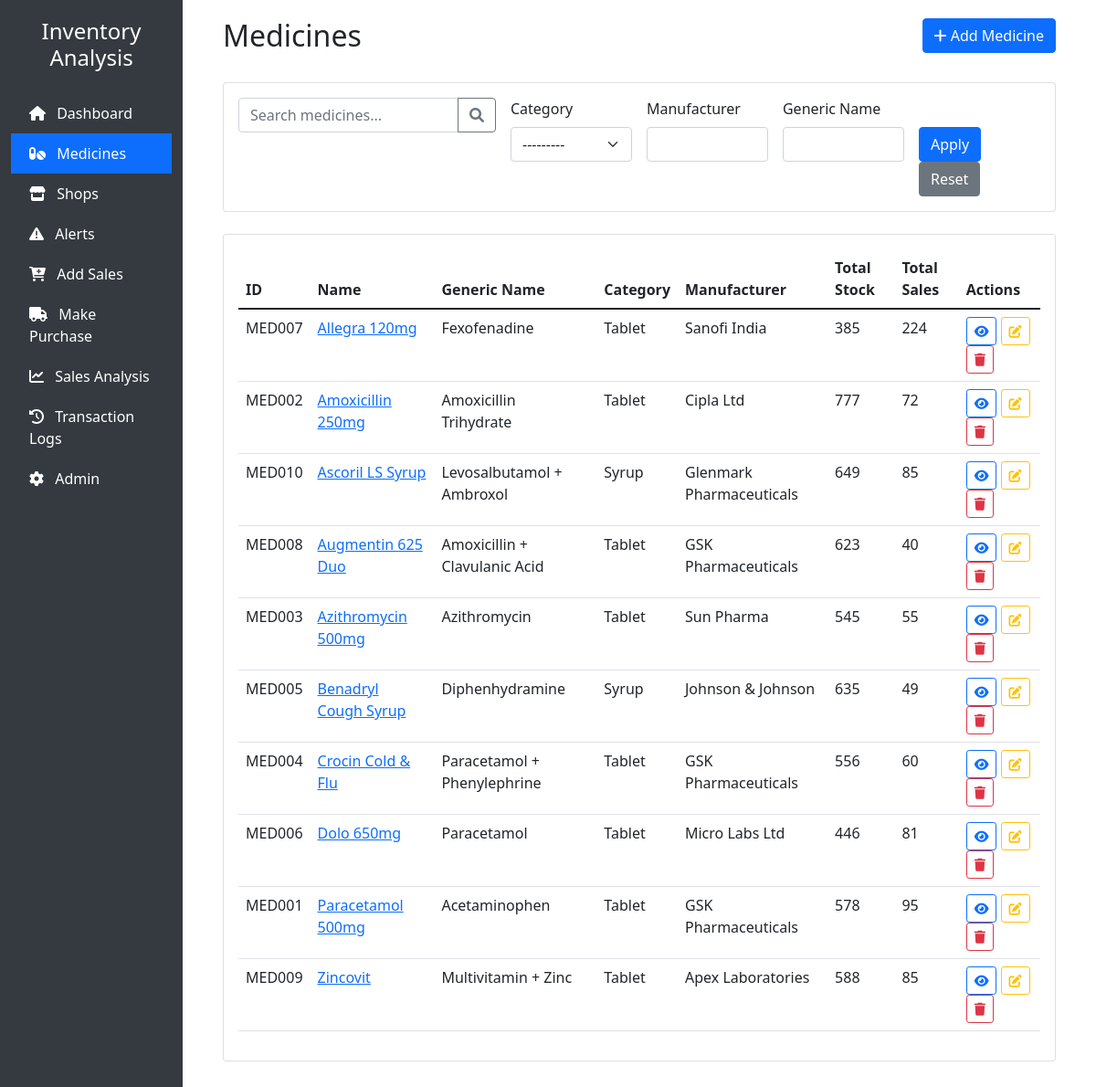
Screenshot of /medicines/ with the database file from the repository.
### inventory/models.py (models this page shows, shortened)
class Medicine(models.Model):
    CATEGORY_CHOICES = [
        ('tablet', 'Tablet'),
        ('syrup', 'Syrup'),
        ('injection', 'Injection'),
        ('cream', 'Cream'),
        ('drops', 'Drops'),
    ]
    primary_id = models.CharField(
        max_length=10,
        primary_key=True,
        validators=[
            RegexValidator(
                regex=r'^MED\d{3}$',  # Use raw string for regex
                message='Medicine ID must be in format MED001'
            )
        ]
    )
    name = models.CharField(max_length=100)
    generic_name = models.CharField(max_length=100)
    manufacturer = models.CharField(max_length=100)
    category = models.CharField(max_length=50, choices=CATEGORY_CHOICES)
    description = models.TextField(blank=True)
    side_effects = models.TextField(blank=True)
    created_at = models.DateTimeField(auto_now_add=True)
    updated_at = models.DateTimeField(auto_now=True)
    class Meta:
        ordering = ['name']
        indexes = [
            models.Index(fields=['name']),
            models.Index(fields=['manufacturer']),
        ]
        verbose_name = "Medicine"
        verbose_name_plural = "Medicines"
    @property
    def total_stock(self):
        result = self.medicinestock_set.aggregate(total=Sum('quantity'))
        return result.get('total', 0)  # Return 0 if 'total' is None
    @property
    def total_sales(self):
        result = self.medicinesale_set.aggregate(total=Sum('quantity'))
        return result.get('total', 0)  # Return 0 if 'total' is None

### inventory/views.py (the view)
# urls.py: path('medicines/', views.medicine_list, name='medicine_list'),
def medicine_list(request):
    medicines = Medicine.objects.all()
    medicine_filter = MedicineFilter(request.GET, queryset=medicines)
    search_query = request.GET.get('search')
    if search_query:
        medicine_filter.qs = medicine_filter.qs.filter(
            Q(name__icontains=search_query) |
            Q(generic_name__icontains=search_query) |
            Q(manufacturer__icontains=search_query)
        )
    context = {
        'filter': medicine_filter,
        'medicines': medicine_filter.qs
    }
    return render(request, 'inventory/medicines/list.html', context)

### templates/inventory/medicines/list.html (shortened to what this page needs)
{% extends 'inventory/base.html' %}
{% load crispy_forms_tags %}
{% load widget_tweaks %}
{% block main_content %}
<div class="container-fluid">
    <div class="row mb-4">
        <div class="col">
            <h2>Medicines</h2>
        </div>
        <div class="col-auto">
            <button class="btn btn-primary" data-bs-toggle="modal" data-bs-target="#addMedicineModal">
                <i class="fas fa-plus"></i> Add Medicine
            </button>
        </div>
    </div>
    <div class="card mb-4">
        <div class="card-body">
            <form method="get" class="row g-3">
                <div class="col-md-4">
                    <div class="input-group">
                        <input type="text" name="search" class="form-control"
                               placeholder="Search medicines..." value="{{ request.GET.search }}">
                        <button class="btn btn-outline-secondary" type="submit">
                            <i class="fas fa-search"></i>
                        </button>
                    </div>
                </div>
                <div class="col-md-2">
                    <label class="form-label">Category</label>
                    {% render_field filter.form.category class="form-select" %}
                </div>
                <div class="col-md-2">
                    <label class="form-label">Manufacturer</label>
                    {% render_field filter.form.manufacturer class="form-control" %}
                </div>
                <div class="col-md-2">
                    <label class="form-label">Generic Name</label>
                    {% render_field filter.form.generic_name class="form-control" %}
                </div>
                <div class="col-md-2">
                    <label class="form-label">&nbsp;</label>
                    <div>
                        <button type="submit" class="btn btn-primary">Apply</button>
                        <a href="{% url 'medicine_list' %}" class="btn btn-secondary">Reset</a>
                    </div>
                </div>
            </form>
        </div>
    </div>
    <div class="card">
        <div class="card-body">
            <div class="table-responsive">
                <table class="table table-hover">
                    <thead>
                        <tr>
                            <th>ID</th>
                            <th>Name</th>
                            <th>Generic Name</th>
                            <th>Category</th>
                            <th>Manufacturer</th>
                            <th>Total Stock</th>
                            <th>Total Sales</th>
                            <th>Actions</th>
                        </tr>
                    </thead>
                    <tbody>
                        {% for medicine in medicines %}
                        <tr>
                            <td>{{ medicine.primary_id }}</td>
                            <td>
                                <a href="{% url 'medicine_detail' medicine.primary_id %}">
                                    {{ medicine.name }}
                                </a>
                            </td>
                            <td>{{ medicine.generic_name }}</td>
                            <td>{{ medicine.category|title }}</td>
                            <td>{{ medicine.manufacturer }}</td>
                            <td>{{ medicine.total_stock }}</td>
                            <td>{{ medicine.total_sales }}</td>
                            <td>
                                <a href="{% url 'medicine_detail' medicine.primary_id %}"
                                   class="btn btn-sm btn-outline-primary">
                                    <i class="fas fa-eye"></i>
                                </a>
                                <button class="btn btn-sm btn-outline-warning"
                                        data-bs-toggle="modal"
                                        data-bs-target="#editMedicineModal{{ medicine.primary_id }}">
                                    <i class="fas fa-edit"></i>
                                </button>
                                <button class="btn btn-sm btn-outline-danger"
                                        data-bs-toggle="modal"
                                        data-bs-target="#deleteMedicineModal{{ medicine.primary_id }}">
                                    <i class="fas fa-trash"></i>
                                </button>
                            </td>
                        </tr>
                        {% endfor %}
                    </tbody>
                </table>
            </div>
        </div>
    </div>
</div>
{% endblock %}

### templates/inventory/base.html (style rules this page uses)
.card { transition: transform 0.2s; margin-bottom: 20px; }

### rows the page displays
Medicine: primary_id "MED007", name "Allegra 120mg", generic_name "Fexofenadine", category "Tablet", manufacturer "Sanofi India", total_stock "385", total_sales "224"
Medicine: primary_id "MED002", name "Amoxicillin 250mg", generic_name "Amoxicillin Trihydrate", category "Tablet", manufacturer "Cipla Ltd", total_stock "777", total_sales "72"
Medicine: primary_id "MED010", name "Ascoril LS Syrup", generic_name "Levosalbutamol + Ambroxol", category "Syrup", manufacturer "Glenmark Pharmaceuticals", total_stock "649", total_sales "85"
Medicine: primary_id "MED008", name "Augmentin 625 Duo", generic_name "Amoxicillin + Clavulanic Acid", category "Tablet", manufacturer "GSK Pharmaceuticals", total_stock "623", total_sales "40"
Medicine: primary_id "MED003", name "Azithromycin 500mg", generic_name "Azithromycin", category "Tablet", manufacturer "Sun Pharma", total_stock "545", total_sales "55"
Medicine: primary_id "MED005", name "Benadryl Cough Syrup", generic_name "Diphenhydramine", category "Syrup", manufacturer "Johnson & Johnson", total_stock "635", total_sales "49"
Medicine: primary_id "MED004", name "Crocin Cold & Flu", generic_name "Paracetamol + Phenylephrine", category "Tablet", manufacturer "GSK Pharmaceuticals", total_stock "556", total_sales "60"
Medicine: primary_id "MED006", name "Dolo 650mg", generic_name "Paracetamol", category "Tablet", manufacturer "Micro Labs Ltd", total_stock "446", total_sales "81"
Medicine: primary_id "MED001", name "Paracetamol 500mg", generic_name "Acetaminophen", category "Tablet", manufacturer "GSK Pharmaceuticals", total_stock "578", total_sales "95"
Medicine: primary_id "MED009", name "Zincovit", generic_name "Multivitamin + Zinc", category "Tablet", manufacturer "Apex Laboratories", total_stock "588", total_sales "85"
